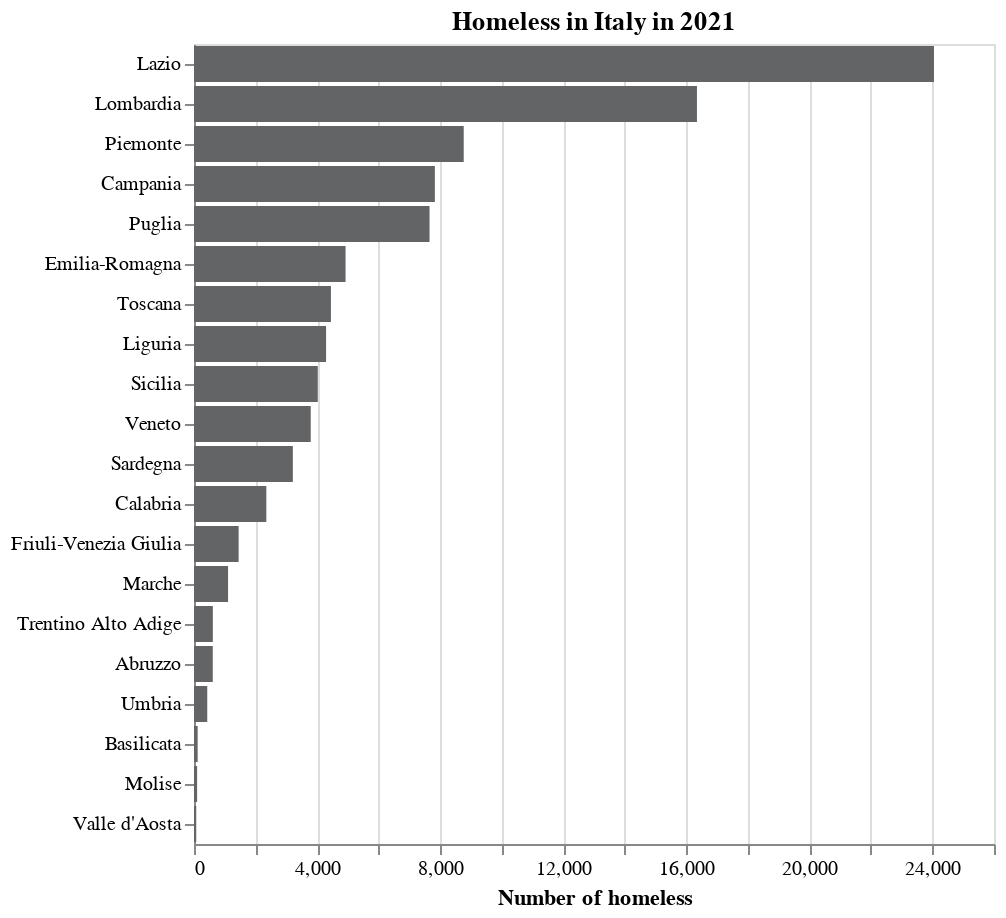

Source (notebook cell):
### Code cell
chart

### Figure 1 — Vega-Lite specification as saved in the notebook (floating-point values rounded to 4 significant figures)
{"config": {"view": {"continuousWidth": 400, "continuousHeight": 300}}, "data": {"name": "data-e1f042bb29ef9eb76753dfceac8823e4"}, "mark": {"type": "bar", "color": "#636466"}, "encoding": {"x": {"axis": {"title": "Number of homeless"}, "field": "Value", "type": "quantitative"}, "y": {"axis": {"title": ""}, "field": "Territory", "sort": "-x", "type": "nominal"}}, "title": "Homeless in Italy in 2021", "$schema": "https://vega.github.io/schema/vega-lite/v4.17.0.json", "datasets": {"data-e1f042bb29ef9eb76753dfceac8823e4": [{"ITTER107": "ITC1", "Territory": "Piemonte", "Sex": "T", "Age": "TOTAL", "Citizenship": "TOTAL", "Value": 8766}, {"ITTER107": "ITC2", "Territory": "Valle d'Aosta", "Sex": "T", "Age": "TOTAL", "Citizenship": "TOTAL", "Value": 73}, {"ITTER107": "ITC3", "Territory": "Liguria", "Sex": "T", "Age": "TOTAL", "Citizenship": "TOTAL", "Value": 4293}, {"ITTER107": "ITC4", "Territory": "Lombardia", "Sex": "T", "Age": "TOTAL", "Citizenship": "TOTAL", "Value": 16346}, {"ITTER107": "ITDA", "Territory": "Trentino Alto Adige", "Sex": "T", "Age": "TOTAL", "Citizenship": "TOTAL", "Value": 612}, {"ITTER107": "ITD3", "Territory": "Veneto", "Sex": "T", "Age": "TOTAL", "Citizenship": "TOTAL", "Value": 3794}, {"ITTER107": "ITD4", "Territory": "Friuli-Venezia Giulia", "Sex": "T", "Age": "TOTAL", "Citizenship": "TOTAL", "Value": 1451}, {"ITTER107": "ITD5", "Territory": "Emilia-Romagna", "Sex": "T", "Age": "TOTAL", "Citizenship": "TOTAL", "Value": 4926}, {"ITTER107": "ITE1", "Territory": "Toscana", "Sex": "T", "Age": "TOTAL", "Citizenship": "TOTAL", "Value": 4450}, {"ITTER107": "ITE2", "Territory": "Umbria", "Sex": "T", "Age": "TOTAL", "Citizenship": "TOTAL", "Value": 431}, {"ITTER107": "ITE3", "Territory": "Marche", "Sex": "T", "Age": "TOTAL", "Citizenship": "TOTAL", "Value": 1107}, {"ITTER107": "ITE4", "Territory": "Lazio", "Sex": "T", "Age": "TOTAL", "Citizenship": "TOTAL", "Value": 24049}, {"ITTER107": "ITF1", "Territory": "Abruzzo", "Sex": "T", "Age": "TOTAL", "Citizenship": "TOTAL", "Value": 610}, {"ITTER107": "ITF2", "Territory": "Molise", "Sex": "T", "Age": "TOTAL", "Citizenship": "TOTAL", "Value": 101}, {"ITTER107": "ITF3", "Territory": "Campania", "Sex": "T", "Age": "TOTAL", "Citizenship": "TOTAL", "Value": 7828}, {"ITTER107": "ITF4", "Territory": "Puglia", "Sex": "T", "Age": "TOTAL", "Citizenship": "TOTAL", "Value": 7655}, {"ITTER107": "ITF5", "Territory": "Basilicata", "Sex": "T", "Age": "TOTAL", "Citizenship": "TOTAL", "Value": 119}, {"ITTER107": "ITF6", "Territory": "Calabria", "Sex": "T", "Age": "TOTAL", "Citizenship": "TOTAL", "Value": 2351}, {"ITTER107": "ITG1", "Territory": "Sicilia", "Sex": "T", "Age": "TOTAL", "Citizenship": "TOTAL", "Value": 4023}, {"ITTER107": "ITG2", "Territory": "Sardegna", "Sex": "T", "Age": "TOTAL", "Citizenship": "TOTAL", "Value": 3212}]}}
